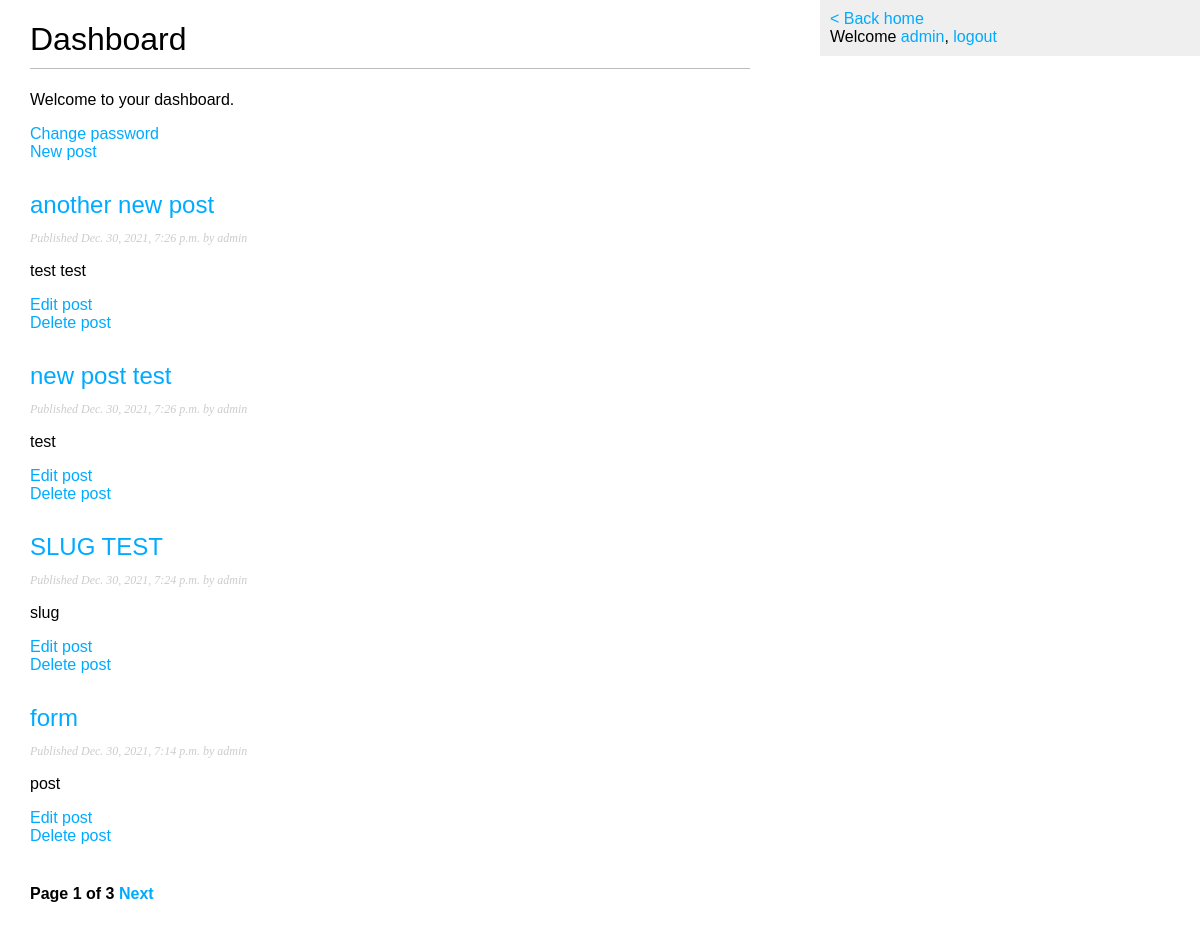
/dashboard/ (signed in), run on an earlier commit of the app's database.
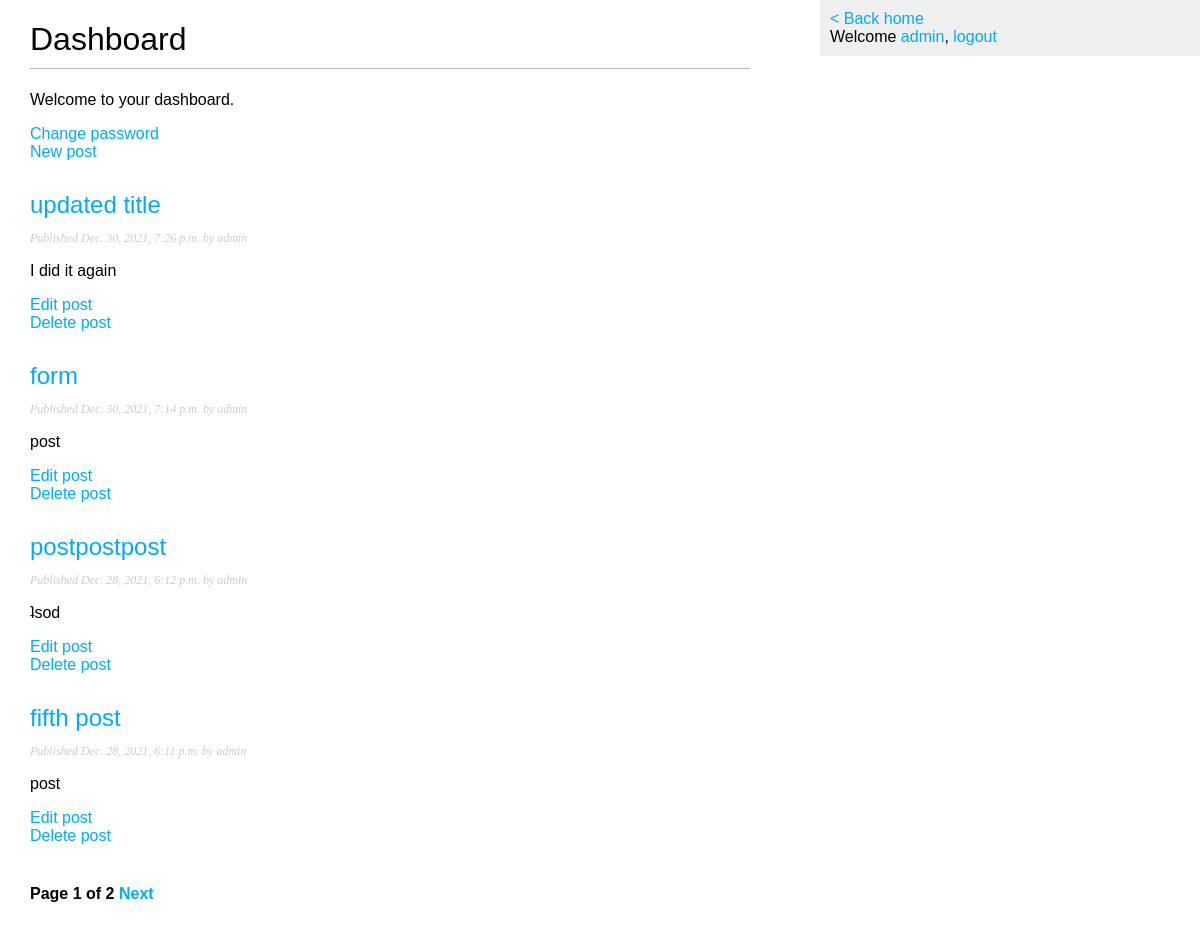
And on a later commit of the database.
### blog/models.py (models this page shows, shortened)
class Post(models.Model):
    STATUS_CHOICES = (
        ("draft", "Draft"),
        ("published", "Published"),
    )
    title = models.CharField(max_length=250)
    slug = models.SlugField(max_length=250, unique_for_date="publish")
    author = models.ForeignKey(User,
        on_delete=models.CASCADE,
        related_name="blog_posts")
    body = models.TextField()
    publish = models.DateTimeField(default=timezone.now)
    created = models.DateTimeField(auto_now_add=True)
    updated = models.DateTimeField(auto_now_add=True)
    status = models.CharField(max_length=10, choices=STATUS_CHOICES, default="draft")
    objects = models.Manager()
    published = PublishedManager()
    class Meta:
        ordering = ("-publish",)
    def get_absolute_url(self):
        return reverse("blog:post_detail",
                       args=[self.publish.year,
                             self.publish.month,
                             self.publish.day,
                             self.slug])
    def get_edit_url(self):
        return reverse("blog:edit_post",
                       args=[self.publish.year,
                             self.publish.month,
                             self.publish.day,
                             self.slug])
    def get_delete_url(self):
        return reverse("blog:delete_post",
                       args=[self.publish.year,
                             self.publish.month,
                             self.publish.day,
                             self.slug])

### blog/views.py (the view)
# urls.py: path("dashboard/", views.dashboard, name="dashboard"),
@login_required
def dashboard(request):
    object_list = Post.published.filter(author=request.user)
    paginator = Paginator(object_list, 4) # 4 posts in each page
    page = request.GET.get('page')
    try:
        posts = paginator.page(page)
    except PageNotAnInteger:
        posts = paginator.page(1)
    except EmptyPage:
        posts = paginator.page(paginator.num_pages)
    return render(request,
                "blog/dashboard.html",
                {"page": page,
                "posts": posts})

### blog/models.py (called while the page is built)
    def get_queryset(self):
        return super(PublishedManager,
                self).get_queryset()\
                    .filter(status='published')

### blog/templates/blog/dashboard.html (shortened to what this page needs)
{% extends "blog/base.html" %}
{% block content %}
    <h1>Dashboard</h1>
    <p>Welcome to your dashboard.</p>
    <a href="{% url 'blog:password_change' %}">Change password</a>
    <br>
    <a class="button create" href="{% url 'blog:add_post' %}">New post</a>
    {% for post in posts %}
        <h2>
            <a href="{{post.get_absolute_url}}">
                {{ post.title }}
            </a>
        </h2>
        <p class="date">
            Published {{ post.publish }} by {{ post.author }}
        </p>
        {{ post.body|truncatewords:30|linebreaks}}
        <a class="button edit" href="{{post.get_edit_url}}">Edit post</a><br>
        <a class="button delete" href="{{post.get_delete_url}}">Delete post</a>
    {% endfor %}
    {% include "pagination.html" with page=posts %}
{% endblock %}

What changed in the data, as far as the page shows it:
removed Post: title "new post test", publish "Dec. 30, 2021, 7:26 p.m.", author "admin", body "test"
removed Post: title "SLUG TEST", publish "Dec. 30, 2021, 7:24 p.m.", author "admin", body "slug"
changed Post: title "another new post" → "updated title"; body "test test" → "I did it again"
now on this page (row unchanged): Post: title "postpostpost", publish "Dec. 28, 2021, 6:12 p.m.", author "admin", body "ʇsod"
now on this page (row unchanged): Post: title "fifth post", publish "Dec. 28, 2021, 6:11 p.m.", author "admin", body "post"
Also different on the page:
{{ page.paginator.num_pages }}: "3" → "2"
